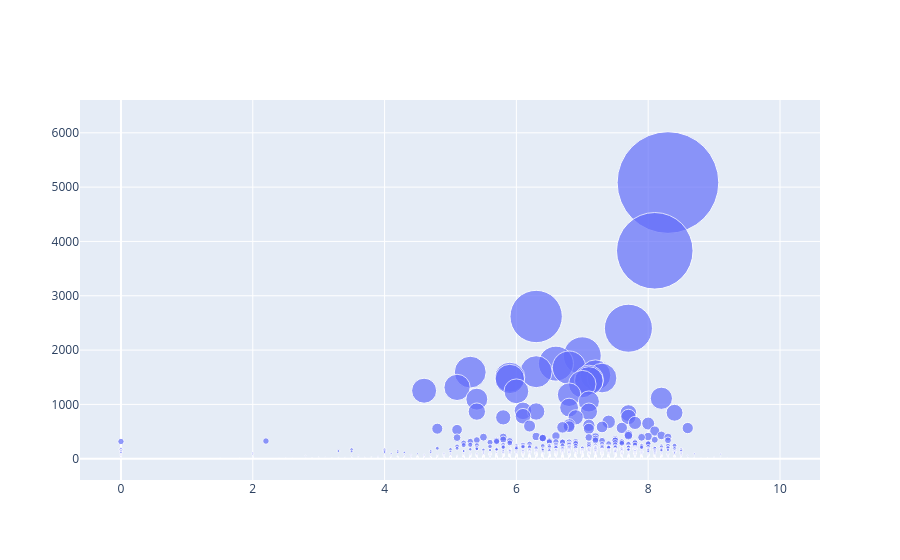

The cell this chart's notebook holds for it:
### Code cell
# Visualize using plotly graph objects
fig = go.Figure(data=[go.Scatter(
    x=df['Vote_Average'], y=df['Popularity'],
    mode='markers',
    marker_size=df['Popularity'] / 50)
])

fig.show()

### Figure 1 — Plotly figure (JSON) as saved in the notebook; plotly's stock layout.template omitted (floating-point values rounded to 4 significant figures; data arrays with more than 128 entries replaced by an {"elided": "..."} marker saying what was removed)
{"data": [{"marker": {"size": {"elided": "9826 float values"}}, "mode": "markers", "type": "scatter", "x": {"elided": "9826 float values"}, "y": {"elided": "9826 float values"}}], "layout": {}}
